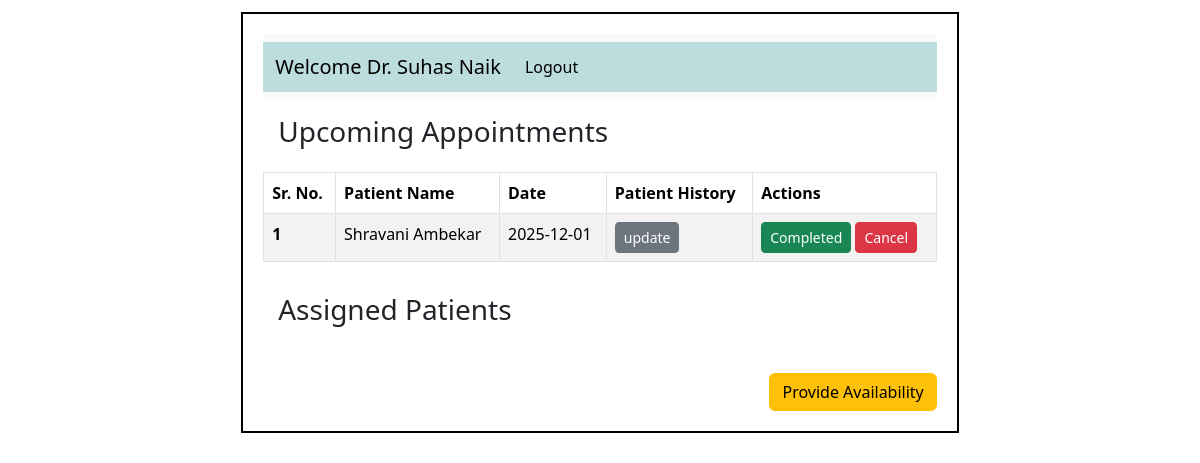
Screenshot of /doctor/1 with the database file from the repository.
### application/models.py (models this page shows)
class Doctor(db.Model):
    __tablename__ = "Doctor"
    doctor_id = db.Column(db.Integer, primary_key=True)
    name = db.Column(db.String(), nullable = False)
    phone = db.Column(db.String(), nullable = False)
    age = db.Column(db.Integer, nullable = False)
    gender = db.Column(db.String(), nullable = False)
    email = db.Column(db.String(), unique=True, nullable = False)
    username = db.Column(db.String(), unique=True, nullable=False)
    password = db.Column(db.String(), nullable=False)
    appointments = db.relationship('Appointment', backref='doctor', lazy=True)  # relationship
    dept_id= db.Column(db.Integer, db.ForeignKey('Department.department_id'))    #foreignkey
    role = db.Column(db.String())
    info = db.Column(db.String())
    exp_year = db.Column(db.Integer)

class Appointment(db.Model):
    __tablename__ = "Appointment"
    appointment_id = db.Column(db.Integer, primary_key=True)
    date = db.Column(db.String() , nullable=False)
    time = db.Column(db.String(), nullable=False)
    status = db.Column(db.String(), default='Upcoming', nullable=False)
    doctor_id = db.Column(db.Integer, db.ForeignKey('Doctor.doctor_id'))   #foreignkey
    patient_id = db.Column(db.Integer, db.ForeignKey('Patient.patient_id'))  #foreignkey

class Patient(db.Model):
    __tablename__ = "Patient"
    patient_id = db.Column(db.Integer, primary_key=True)
    name = db.Column(db.String(), nullable=False)
    phone = db.Column(db.String())
    age = db.Column(db.Integer)
    gender = db.Column(db.String())
    email = db.Column(db.String(), unique=True)
    username = db.Column(db.String(), unique=True, nullable=False)
    password = db.Column(db.String(), nullable=False)
    address = db.Column(db.String())
    patient_type = db.Column(db.String(), default='OPD')  # OPD/IPD
    status = db.Column(db.String(), default='Active')
    consultant = db.Column(db.Integer, db.ForeignKey('Doctor.doctor_id'))  #foreignkey
    appointments = db.relationship('Appointment', backref='patient', lazy=True)  # relationship
    treatment = db.relationship('Treatment', backref='patient', lazy=True) #realtionship

### application/controllers.py (the view)
@app.route('/doctor/<int:dr_id>' , methods=['GET'])
def doctor(dr_id):
    this_doctor =Doctor.query.filter_by(doctor_id=dr_id).first()
    appoint = Appointment.query.filter_by(doctor_id=dr_id).order_by(Appointment.date.asc(), Appointment.time.asc()).all()
    assigned_patients = Patient.query.filter_by(consultant=dr_id).all()
    return render_template('dr_dash.html', this_doctor=this_doctor, appoint=appoint, assigned_patients=assigned_patients)

### templates/dr_dash.html (shortened to what this page needs)
<!DOCTYPE html>
<html lang="en">
    <head>
        <link rel="stylesheet" href="/static/style.css">
        <link href="https://cdn.jsdelivr.net/npm/bootstrap@5.3.8/dist/css/bootstrap.min.css" rel="stylesheet"
>
    </head>
    <body>
        <div id="main">
            <div id="canvas">
                <nav class="navbar navbar-expand-lg bg-body-tertiary">
                    <div id="nav" class="container-fluid">
                        <a class="navbar-brand" href="/doctor/{{this_doctor.doctor_id}}">Welcome Dr. {{this_doctor.name}}</a>
                        <div class="collapse navbar-collapse" id="navbarSupportedContent">
                            <ul class="navbar-nav me-auto mb-2 mb-lg-0">
                                <li class="nav-item">
                                    <a class="nav-link active" aria-current="page" href="/logout">Logout</a>
                                </li>
                            </ul>
                        </div>
                    </div>
                </nav>
                <div id="content">
                    <h3 class="headings"> Upcoming Appointments</h3>
                    <div id="table">
                        <table class="table border table-bordered table-striped">
                            <thead>
                                <tr>
                                    <th scope="col">Sr. No.</th>
                                    <th scope="col">Patient Name</th>
                                    <th scope="col">Date</th>
                                    <th scope="col">Patient History</th>
                                    <th scope="col">Actions</th>
                                </tr>
                            </thead>
                            <tbody>
                                {% set ns = namespace(found=false, count=0) %}
                                {% for ap in appoint %}
                                    {% if ap %}
                                        {% if ap.status == "Upcoming" or ap.status == "Updated"%}
                                        {% set ns.found = true %}
                                        {% set ns.count = ns.count + 1 %}
                                            <tr>
                                                <th >{{ ns.count }}</th>
                                                <td>{{ ap.patient.name }}</td>
                                                <td>{{ ap.date }}</td>
                                                <td>
                                                    <a href="/update_patient_history/{{ap.appointment_id}}" class="btn btn-secondary btn-sm" >update</a>
                                                </td>
                                                <td>
                                                    <a href="/complete_appoint/{{ap.appointment_id}}" class="btn btn-success btn-sm"> Completed </a>
                                                    {% if ap.status == "Updated" %}
                                                        <button class="btn btn-secondary btn-sm" disabled>Cancel</button>
                                                    {% else %}
                                                        <a href="{{ url_for('cancel_appoint', appoint_id=ap.appointment_id, role='doctor') }}" class="btn btn-danger btn-sm"> Cancel </a>
                                                    {% endif %}
                                                </td>
                                            </tr>
                                        {% endif %}
                                    {% endif %}
                                {% endfor %}
                            </tbody>
                        </table>
                    </div>
                    <h3 class="headings"> Assigned Patients</h3>
                             <br>
                        <div class="text-end">
                            <a href="/doctor/{{this_doctor.doctor_id}}/availability" class="btn btn-warning"> Provide Availability</a>
                        </div>
                </div>
            </div>
        </div>
    </body>
</html>

### static/style.css (style rules this page uses)
* { margin: 0; }
#main,canvas { border: 2px solid white; margin-top: 10px; height: auto; }
#canvas { width: 60%; height: 600px; margin:auto; border: 2px solid black; }
#nav { background: #bcdcde; height: 50px; }

### templates/dr_dash.html (style rules this page uses)
.headings { padding: 15px; }
#canvas { padding: 20px; height: auto; }

### rows the page displays
Doctor: name "Suhas Naik"
Appointment: count "1", patient.name "Shravani Ambekar", date "2025-12-01"
